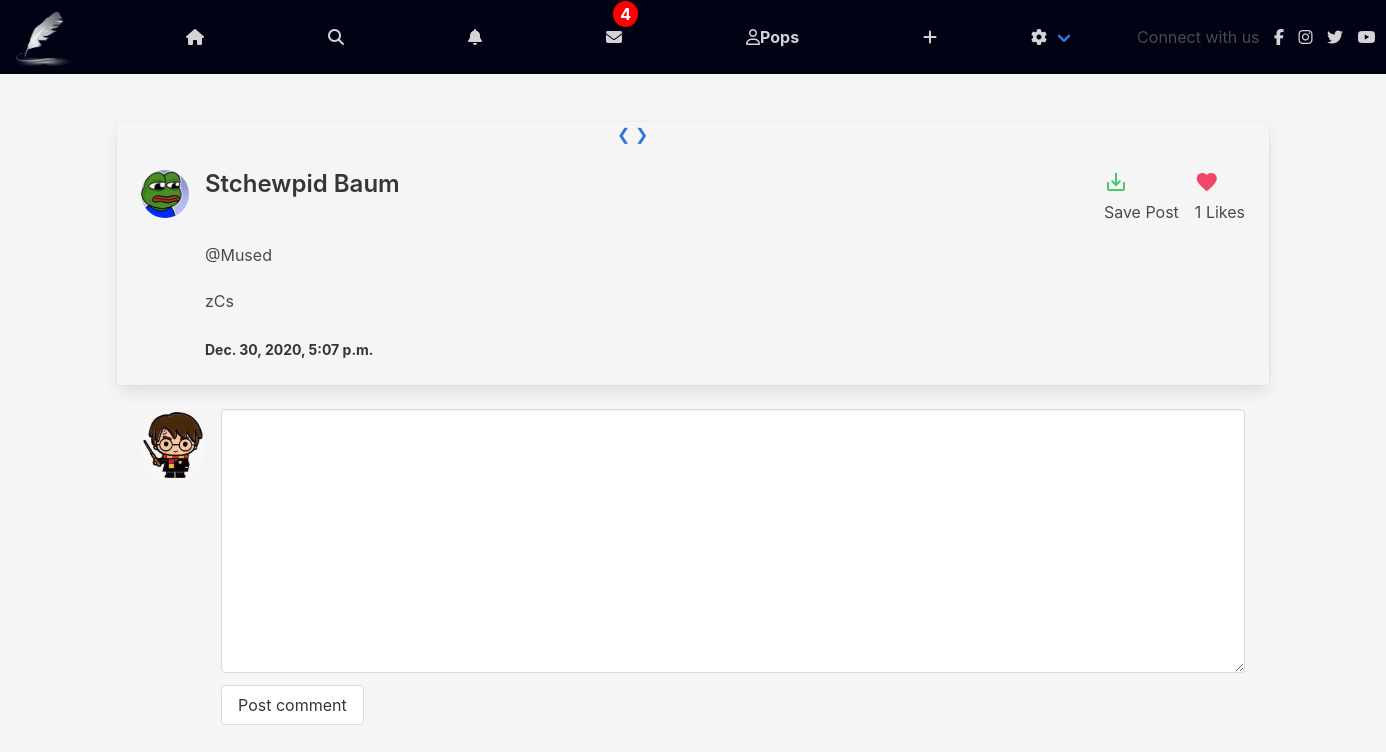
Screenshot of /post/1c4740a4-173a-43dd-8ad2-52480b9f2d6c (signed in) with the database file from the repository.
### post/models.py (models this page shows, shortened)
class Post(models.Model):
	id = models.UUIDField(primary_key=True, default=uuid.uuid4, editable=False)
	content =  models.ManyToManyField(PostFileContent, related_name='contents')
	caption = models.TextField(max_length=1500, verbose_name='Caption')
	posted = models.DateTimeField(auto_now_add=True)
	user = models.ForeignKey(User, on_delete=models.CASCADE)
	likes = models.IntegerField(default=0)

### authy/models.py (models this page shows, shortened)
class Profile(models.Model):
	user = models.OneToOneField(User, on_delete=models.CASCADE, related_name='profile')
	first_name = models.CharField(max_length=50, null=True, blank=True)
	last_name = models.CharField(max_length=50, null=True, blank=True)
	location = models.CharField(max_length=50, null=True, blank=True)
	url = models.CharField(max_length=80, null=True, blank=True)
	profile_info = models.TextField(max_length=150, null=True, blank=True)
	created = models.DateField(auto_now_add=True)
	favorites = models.ManyToManyField(Post)
	picture = models.ImageField(upload_to=user_directory_path, blank=True, null=True, verbose_name='Picture')

### post/views.py (the view)
# urls.py: path('<uuid:post_id>', PostDetails, name='postdetails'),
def PostDetails(request, post_id):
	post = get_object_or_404(Post, id=post_id)
	user = request.user
	profile = Profile.objects.get(user=user)
	favorited = False
	comments = Comment.objects.filter(post=post).order_by('date')
	if request.user.is_authenticated:
		profile = Profile.objects.get(user=user)
		if profile.favorites.filter(id=post_id).exists():
			favorited = True
	if request.method == 'POST':
		form = CommentForm(request.POST)
		if form.is_valid():
			comment = form.save(commit=False)
			comment.post = post
			comment.user = user
			comment.save()
			return HttpResponseRedirect(reverse('postdetails', args=[post_id]))
	else:
		form = CommentForm()
	template = loader.get_template('post_detail.html')
	context = {
		'post':post,
		'favorited':favorited,
		'profile':profile,
		'form':form,
		'comments':comments,
	}
	return HttpResponse(template.render(context, request))

### comment/forms.py
class CommentForm(forms.ModelForm):
	body = forms.CharField(widget=forms.Textarea(attrs={'class': 'textarea'}), required=True)
	class Meta:
		model = Comment
		fields = ('body',)

### direct/views.py (called while the page is built)
def checkDirects(request):
	directs_count = 0
	if request.user.is_authenticated:
		directs_count = Message.objects.filter(user=request.user, is_read=False).count()
	return {'directs_count':directs_count}

### notifications/views.py (called while the page is built)
def CountNotifications(request):
	count_notifications = 0
	if request.user.is_authenticated:
		count_notifications = Notification.objects.filter(user=request.user, is_seen=False).count()
	return {'count_notifications':count_notifications}

### instagram_clone/templates/post_detail.html (shortened to what this page needs)
{% extends 'base.html' %}
{% load static %}
{% load humanize %}
{% block content %}
  <div class="columns is-mobile is-centered">
  <div class="column">
  <div class="card">
  <div class="card-image" style="margin-left: 500px ; width: 18rem;">
    <div class="slideshow-container">
        <a class="prev" onclick="plusSlides(-1)">&#10094;</a>
        <a class="next" onclick="plusSlides(1)">&#10095;</a>
    </div>
  </div>
  <div class="card-content">
    <div class="media">
      <div class="media-left">
        <figure class="image is-48x48">
          {% if post.user.profile.picture %}
            <img class="is-rounded" src="{{ post.user.profile.picture.url }}" alt="Placeholder image">
          {% else %}
            <img class="is-rounded" src="https://bulma.io/images/placeholders/96x96.png" alt="Placeholder image">
          {% endif %}
        </figure>
      </div>
      <div class="media-content">
        {% if post.user.profile.first_name %}
          <p class="title is-4">{{ post.user.profile.first_name }} {{ post.user.profile.last_name }}</p>
        {% else %}
          <p class="title is-4"></p>
        {% endif %}
        <br>
        <p class="subtitle is-6">@{{ post.user.username }}</p>
      {{ post.caption }}
      <br>
      <strong><small>{{ post.posted }}</small></strong>
      </div>
    {% if favorited is True %}
    <div class="media-right">
      <a href="{% url 'postfavorite' post.id %}"><i class="material-icons has-text-danger">save_alt</i></a>
      <p>Remove Post</p>
    </div>
    {% else %}
    <div class="media-right">
      <a href="{% url 'postfavorite' post.id %}"><i class="material-icons has-text-success">save_alt</i></a>
      <p>Save Post</p>
    </div>
    {% endif %}
    <div class="media-right">
      <a href="{% url 'postlike' post.id %}"><i class="material-icons has-text-danger">favorite</i></a>
      <p>{{ post.likes }} Likes</p>
    </div>
    </div>
  </div>
</div>
<div class="card-content">
<article class="media">
  <figure class="media-left">
    <p class="image is-64x64">
      {% if request.user.profile.picture %}
        <img class="is-rounded" src="{{ request.user.profile.picture.url }}" alt="Placeholder image">
      {% else %}
        <img class="is-rounded" src="https://bulma.io/images/placeholders/96x96.png" alt="Placeholder image">
      {% endif %}
    </p>
  </figure>
  <div class="media-content ">
    <form method="post" action="" role="form">
    <div class="field">
      <p class="control">
        {{ form.body }}
      </p>
    </div>
    <div class="field">
      <p class="control">
        <button type="submit" name="action" class="button">Post comment</button>
      </p>
    </div>
    </form>
  </div>
</article>
</div>
</div>
</div>
{% endblock %}

### instagram_clone/templates/base.html (shortened to what this page needs)
{% load static %}
<!DOCTYPE html>
<html>
  <head>
    <link rel="stylesheet" href="{% static 'css/bulma.min.css' %}">
    <link rel="stylesheet" href="{% static 'css/styl.css' %}">
  </head>
  <body>
  <nav class="navbar" role="navigation" aria-label="main navigation">
  <div class="navbar-brand">
    <a class="navbar-item1" href="">
      <img src="{% static 'img/ok.png' %}" width="64" height="64">
    </a>
  </div>
  <div id="navbarBasicExample" class="navbar-menu">
    <div class="navbar-start">
      <a href="{% url 'index' %}" class="navbar-item">
        <i class="fas fa-home"></i>
      </a>
      <a  href="{% url 'usersearch' %}" class="navbar-item">
        <i class="fas fa-search"></i>
      </a>
      <a href="{% url 'show-notifications' %}" class="navbar-item">
        <i class="fa fa-bell"></i>
      </a>
      <a href="{% url 'inbox' %}" class="navbar-item">
        <i class="fa fa-envelope"></i>
        {% if directs_count %}
        <span class="badge">{{ directs_count }}</span>
        {% endif %}
      </a>
      <a href="{% url 'profile' request.user %}" class="navbar-item">
        <i class="far fa-user"></i>
        <strong>{{ request.user }}</strong>
      </a>
        <a href="{% url 'newpost' %}" class="navbar-item">
          <i class="fa fa-plus" ></i>
        </a>
      <div class="navbar-item has-dropdown is-hoverable">
        <a class="navbar-link">
          <i class="fas fa-cog"></i>
        </a>
        <div class="social">Connect with us
          <a href="#"><i class="fab fa-facebook-f"></i></a>
          <a href="#"><i class="fab fa-instagram"></i></a>
          <a href="#"><i class="fab fa-twitter"></i></a>
          <a href="#"><i class="fab fa-youtube"></i></a>
      </div>
      </div>
    </div>
  </div>
</nav>
  <section class="section">
    <div class="container">
      {% block content %}
      {% endblock %}
    </div>
  </section>
  </body>
</html>

### instagram_clone/static/css/styl.css (style rules this page uses)
.badge { position: absolute; top: 1px; right: -4px; padding: 1px 7px; border-radius: 50%; background: red; color: white; font-weight: bold; }
nav.navbar { background-color: #010214; }
.navbar-item { margin-left: 70px; }
.social { margin-left: 50px; margin-top: 25px; }
.social i { padding-left: 10px; color: lightgrey; }
a.navbar-item1 { margin-left: 10px; margin-top: 10px; }
a.navbar-item { margin-left: 100px; color: lightgrey; }
.navbar-link { color: lightgrey; }
.card { background-color:whitesmoke; }
.card-image { size: 10px; }
body { background-color: whitesmoke; }
.next { right: 0; border-radius: 3px 0 0 3px; }

### rows the page displays
Post: user.profile.picture (placeholder picture), user.profile.first_name "Stchewpid", user.profile.last_name "Baum", user.username "Mused", caption "zCs", posted "Dec. 30, 2020, 5:07 p.m.", likes "1"

### other values shown
{{ directs_count }} "4"
{{ request.user }} "Pops"
